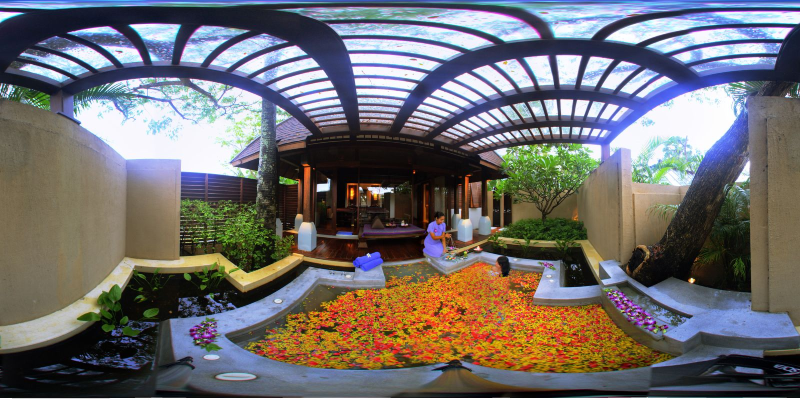
#> input picture images/example_IndexError.jpg, 1600 x 800 px (shown at 1/2 size)
$ python nfov.py
#> lines starting #> are read from the running program, lines starting #| are printed output that depends on the picture
# Copyright 2017 Nitish Mutha (nitishmutha.com)

# Licensed under the Apache License, Version 2.0 (the "License");
# you may not use this file except in compliance with the License.
# You may obtain a copy of the License at

#     http://www.apache.org/licenses/LICENSE-2.0

# Unless required by applicable law or agreed to in writing, software
# distributed under the License is distributed on an "AS IS" BASIS,
# WITHOUT WARRANTIES OR CONDITIONS OF ANY KIND, either express or implied.
# See the License for the specific language governing permissions and
# limitations under the License.

from math import pi
from PIL import Image
import numpy as np


class NFOV():
    def __init__(self, height=400, width=800):
        self.FOV = [0.45, 0.45]
        self.PI = pi
        self.PI_2 = pi * 0.5
        self.PI2 = pi * 2.0
        self.height = height
        self.width = width
        self.screen_points = self._get_screen_img()

    def _get_coord_rad(self, isCenterPt, center_point=None):
        return (center_point * 2 - 1) * np.array([self.PI, self.PI_2]) \
            if isCenterPt \
            else \
            (self.screen_points * 2 - 1) * np.array([self.PI, self.PI_2]) * (
                np.ones(self.screen_points.shape) * self.FOV)

    def _get_screen_img(self):
        xx, yy = np.meshgrid(np.linspace(0, 1, self.width), np.linspace(0, 1, self.height))
        return np.array([xx.ravel(), yy.ravel()]).T

    def _calcSphericaltoGnomonic(self, convertedScreenCoord):
        x = convertedScreenCoord.T[0]
        y = convertedScreenCoord.T[1]

        rou = np.sqrt(x ** 2 + y ** 2)
        c = np.arctan(rou)
        sin_c = np.sin(c)
        cos_c = np.cos(c)

        lat = np.arcsin(cos_c * np.sin(self.cp[1]) + (y * sin_c * np.cos(self.cp[1])) / rou)
        lon = self.cp[0] + np.arctan2(x * sin_c, rou * np.cos(self.cp[1]) * cos_c - y * np.sin(self.cp[1]) * sin_c)

        lat = (lat / self.PI_2 + 1.) * 0.5
        lon = (lon / self.PI + 1.) * 0.5

        return np.array([lon, lat]).T

    def _bilinear_interpolation(self, screen_coord):
        uf = np.mod(screen_coord.T[0],1) * self.frame_width  # long - width
        vf = np.mod(screen_coord.T[1],1) * self.frame_height  # lat - height

        x0 = np.floor(uf).astype(int)  # coord of pixel to bottom left
        y0 = np.floor(vf).astype(int)
        _x2 = np.add(x0, np.ones(uf.shape).astype(int))  # coords of pixel to top right
        y2 = np.add(y0, np.ones(vf.shape).astype(int))

        x2 = np.mod(_x2, self.frame_width)
        y2 = np.minimum(y2, self.frame_height - 1)

        base_y0 = np.multiply(y0, self.frame_width)
        base_y2 = np.multiply(y2, self.frame_width)

        A_idx = np.add(base_y0, x0)
        B_idx = np.add(base_y2, x0)
        C_idx = np.add(base_y0, x2)
        D_idx = np.add(base_y2, x2)

        flat_img = np.reshape(self.frame, [-1, self.frame_channel])

        A = np.take(flat_img, A_idx, axis=0)
        B = np.take(flat_img, B_idx, axis=0)
        C = np.take(flat_img, C_idx, axis=0)
        D = np.take(flat_img, D_idx, axis=0)

        wa = np.multiply(_x2 - uf, y2 - vf)
        wb = np.multiply(_x2 - uf, vf - y0)
        wc = np.multiply(uf - x0, y2 - vf)
        wd = np.multiply(uf - x0, vf - y0)

        # interpolate
        AA = np.multiply(A, np.array([wa, wa, wa]).T)
        BB = np.multiply(B, np.array([wb, wb, wb]).T)
        CC = np.multiply(C, np.array([wc, wc, wc]).T)
        DD = np.multiply(D, np.array([wd, wd, wd]).T)
        nfov = np.reshape(np.round(AA + BB + CC + DD).astype(np.uint8), [self.height, self.width, 3])
        return nfov

    def toNFOV(self, frame, center_point):
        self.frame = frame
        self.frame_height = frame.shape[0]
        self.frame_width = frame.shape[1]
        self.frame_channel = frame.shape[2]

        self.cp = self._get_coord_rad(center_point=center_point, isCenterPt=True)
        convertedScreenCoord = self._get_coord_rad(isCenterPt=False)
        spericalCoord = self._calcSphericaltoGnomonic(convertedScreenCoord)
        return self._bilinear_interpolation(spericalCoord)


# test the class
if __name__ == '__main__':
    nfov = NFOV(600, 900)
    with Image.open('images/example_IndexError.jpg').convert('RGB') as image:
#> image is the input picture: PIL image 1600x800 RGB; mean R, G, B 112.3, 109.4, 109.6
        center_point = np.array([-0.5, 0.85])  # camera center point (valid range [0,1])
        image = np.array(image)
        nfov_image = nfov.toNFOV(image, center_point)
#> in _bilinear_interpolation, `nfov = np.reshape(np.round(AA + BB + CC + DD).astype(np.uint8), [self...`:
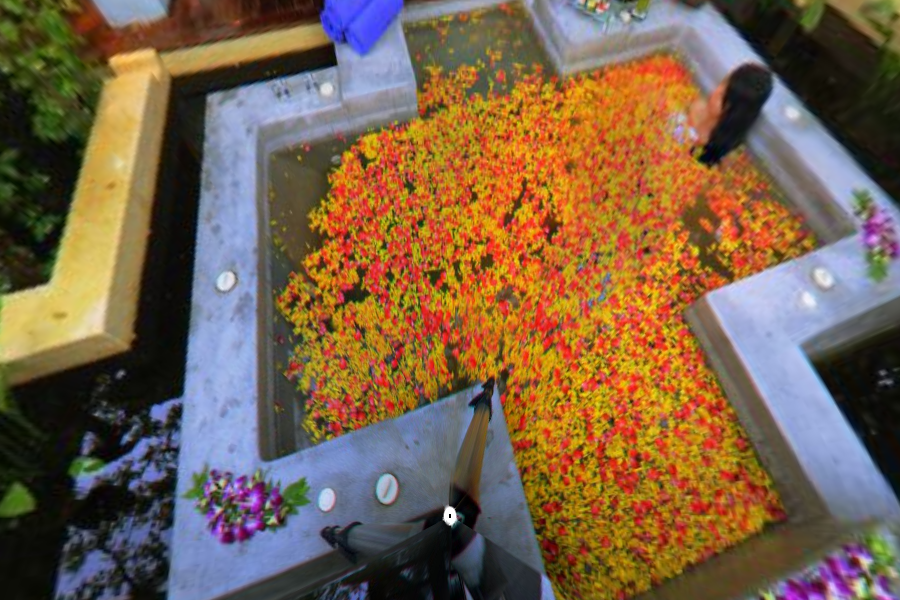
#> nfov: shape (600, 900, 3); mean of channels 0, 1, 2 122, 97.7, 74.2; drawn as R, G, B
        nfov_image = Image.fromarray(nfov_image)
        nfov_image.save('images/example.jpg')
